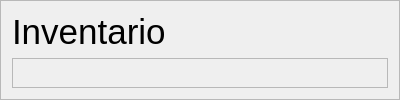
                  <widget class="QFrame" name="frame_48">
                   <property name="sizePolicy">
                    <sizepolicy hsizetype="Preferred" vsizetype="Expanding">
                     <horstretch>0</horstretch>
                     <verstretch>0</verstretch>
                    </sizepolicy>
                   </property>
                   <property name="minimumSize">
                    <size>
                     <width>400</width>
                     <height>0</height>
                    </size>
                   </property>
                   <property name="maximumSize">
                    <size>
                     <width>400</width>
                     <height>16777215</height>
                    </size>
                   </property>
                   <property name="frameShape">
                    <enum>QFrame::StyledPanel</enum>
                   </property>
                   <property name="frameShadow">
                    <enum>QFrame::Raised</enum>
                   </property>
                   <layout class="QVBoxLayout" name="verticalLayout_27">
                    <item>
                     <widget class="QLabel" name="label_26">
                      <property name="styleSheet">
                       <string notr="true">font-size:35px</string>
                      </property>
                      <property name="text">
                       <string>Inventario</string>
                      </property>
                     </widget>
                    </item>
                    <item>
                     <widget class="QFrame" name="frame_50">
                      <property name="sizePolicy">
                       <sizepolicy hsizetype="Preferred" vsizetype="Expanding">
                        <horstretch>0</horstretch>
                        <verstretch>0</verstretch>
                       </sizepolicy>
                      </property>
                      <property name="frameShape">
                       <enum>QFrame::StyledPanel</enum>
                      </property>
                      <property name="frameShadow">
                       <enum>QFrame::Raised</enum>
                      </property>
                      <widget class="QTableWidget" name="tableWidget_3">
                       <property name="geometry">
                        <rect>
                         <x>0</x>
                         <y>100</y>
                         <width>411</width>
                         <height>221</height>
                        </rect>
                       </property>
                       <property name="styleSheet">
                        <string notr="true">#tableWidget_3{background-color:qlineargradient(spread:pad, x1:0, y1:0, x2:1, y2:0, stop:0.0340909 rgba(0, 0, 0, 50), stop:1 rgba(0, 0, 0, 50));
border: 1px solid  rgb(6, 194, 252, 50);
gridline-color: rgb(6, 194, 252, 50);
}


QHeaderView::section{background-color: rgb(0, 0, 0);
border: 1px solid  rgb(6, 194, 252, 50);
}


QScrollBar:horizontal{background-color:rgb(56, 35, 81)}

QScrollBar::handle:horizontal{background-color:rgb(56, 35, 81)}

</string>
                       </property>
                       <attribute name="horizontalHeaderCascadingSectionResizes">
                        <bool>false</bool>
                       </attribute>
                       <attribute name="horizontalHeaderShowSortIndicator" stdset="0">
                        <bool>false</bool>
                       </attribute>
                       <attribute name="horizontalHeaderStretchLastSection">
                        <bool>true</bool>
                       </attribute>
                       <column>
                        <property name="text">
                         <string>Material</string>
                        </property>
                       </column>
                       <column>
                        <property name="text">
                         <string>Existencia</string>
                        </property>
                       </column>
                       <column>
                        <property name="text">
                         <string>T. Entrega</string>
                        </property>
                       </column>
                       <column>
                        <property name="text">
                         <string>T. Tardío</string>
                        </property>
                       </column>
                       <column>
                        <property name="text">
                         <string>N max</string>
                        </property>
                       </column>
                      </widget>
                      <widget class="QLabel" name="label_27">
                       <property name="geometry">
                        <rect>
                         <x>0</x>
                         <y>80</y>
                         <width>321</width>
                         <height>16</height>
                        </rect>
                       </property>
                       <property name="text">
                        <string>Llenar los siguientes datos y luego click en &quot;Graficar&quot;</string>
                       </property>
                      </widget>
                      <widget class="QPushButton" name="pushButton_23">
                       <property name="geometry">
                        <rect>
                         <x>160</x>
                         <y>330</y>
                         <width>75</width>
                         <height>23</height>
                        </rect>
                       </property>
                       <property name="styleSheet">
                        <string notr="true">QPushButton:hover
{background-color: rgb(6, 194, 252, 50);
border: 1px solid  rgb(6, 194, 252, 80);

}
#pushButton_23  {border: 1px solid  rgb(6, 194, 252, 80)}
</string>
                       </property>
                       <property name="text">
                        <string>Graficar</string>
                       </property>
                      </widget>
                     </widget>
                    </item>
                   </layout>
                  </widget>
